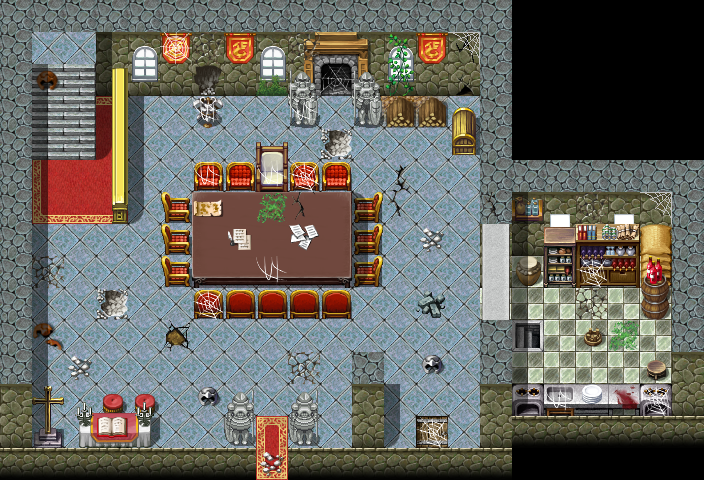

This game map was drawn from its Tiled (.tmx) file and the tilesets committed beside it. A one-line description and the trimmed map source follow:
An orthogonal 22x15 tile map with 32x32 px tiles, 3 tile layers (Ground, Objects, Above), 1 hidden layer not drawn, 26 tilesets and 17 objects (8x spawn, 5x script, 4x mapchange).

<map version="1.0" orientation="orthogonal" width="22" height="15" tilewidth="32" tileheight="32">
    <tileset firstgid="1" name="map_22" tilewidth="32" tileheight="32">
        <image source="../drawable/map_22.png" width="256" height="256" />
    </tileset>
    <tileset firstgid="65" name="map_5" tilewidth="32" tileheight="32">
        <image source="../drawable/map_5.png" width="256" height="256" />
    </tileset>
    <tileset firstgid="129" name="map_12" tilewidth="32" tileheight="32">
        <image source="../drawable/map_12.png" width="256" height="256" />
    </tileset>
    <tileset firstgid="193" name="map_43" tilewidth="32" tileheight="32">
        <image source="../drawable/map_43.png" width="256" height="256" />
    </tileset>
    <tileset firstgid="257" name="map_23" tilewidth="32" tileheight="32">
        <image source="../drawable/map_23.png" width="256" height="256" />
    </tileset>
    <tileset firstgid="321" name="map_14" tilewidth="32" tileheight="32">
        <image source="../drawable/map_14.png" width="256" height="256" />
    </tileset>
    <tileset firstgid="385" name="map_24" tilewidth="32" tileheight="32">
        <image source="../drawable/map_24.png" width="256" height="256" />
    </tileset>
    <tileset firstgid="449" name="map_9" tilewidth="32" tileheight="32">
        <image source="../drawable/map_9.png" width="256" height="256" />
    </tileset>
    <tileset firstgid="513" name="map_16" tilewidth="32" tileheight="32">
        <image source="../drawable/map_16.png" width="256" height="256" />
    </tileset>
    <tileset firstgid="577" name="map_11" tilewidth="32" tileheight="32">
        <image source="../drawable/map_11.png" width="256" height="256" />
    </tileset>
    <tileset firstgid="641" name="map_0" tilewidth="32" tileheight="32">
        <image source="../drawable/map_0.png" width="256" height="256" />
    </tileset>
    <tileset firstgid="705" name="map_17" tilewidth="32" tileheight="32">
        <image source="../drawable/map_17.png" width="256" height="256" />
    </tileset>
    <tileset firstgid="769" name="map_20" tilewidth="32" tileheight="32">
        <image source="../drawable/map_20.png" width="256" height="256" />
    </tileset>
    <tileset firstgid="833" name="map_3" tilewidth="32" tileheight="32">
        <image source="../drawable/map_3.png" width="256" height="256" />
    </tileset>
    <tileset firstgid="897" name="map_10" tilewidth="32" tileheight="32">
        <image source="../drawable/map_10.png" width="256" height="256" />
    </tileset>
    <tileset firstgid="961" name="map_2" tilewidth="32" tileheight="32">
        <image source="../drawable/map_2.png" width="256" height="256" />
    </tileset>
    <tileset firstgid="1025" name="map_15" tilewidth="32" tileheight="32">
        <image source="../drawable/map_15.png" width="256" height="256" />
    </tileset>
    <tileset firstgid="1089" name="map_25" tilewidth="32" tileheight="32">
        <image source="../drawable/map_25.png" width="256" height="256" />
    </tileset>
    <tileset firstgid="1153" name="map_6" tilewidth="32" tileheight="32">
        <image source="../drawable/map_6.png" width="256" height="256" />
    </tileset>
    <tileset firstgid="1217" name="map_1" tilewidth="32" tileheight="32">
        <image source="../drawable/map_1.png" width="256" height="256" />
    </tileset>
    <tileset firstgid="1281" name="map_41" tilewidth="32" tileheight="32">
        <image source="../drawable/map_41.png" width="256" height="256" />
    </tileset>
    <tileset firstgid="1345" name="map_8" tilewidth="32" tileheight="32">
        <image source="../drawable/map_8.png" width="256" height="256" />
    </tileset>
    <tileset firstgid="1409" name="map_40" tilewidth="32" tileheight="32">
        <image source="../drawable/map_40.png" width="256" height="256" />
    </tileset>
    <tileset firstgid="1473" name="map_27" tilewidth="32" tileheight="32">
        <image source="../drawable/map_27.png" width="256" height="256" />
    </tileset>
    <tileset firstgid="1537" name="map_7" tilewidth="32" tileheight="32">
        <image source="../drawable/map_7.png" width="256" height="256" />
    </tileset>
    <tileset firstgid="1601" name="map_18" tilewidth="32" tileheight="32">
        <image source="../drawable/map_18.png" width="256" height="256" />
    </tileset>
    <layer name="Ground" width="22" height="15">
        <data>[330 cells, 330 non-empty, 28 distinct tile ids]</data>
    </layer>
    <layer name="Objects" width="22" height="15">
        <data>[330 cells, 107 non-empty, 73 distinct tile ids]</data>
    </layer>
    <layer name="Above" width="22" height="15">
        <data>[330 cells, 64 non-empty, 23 distinct tile ids]</data>
    </layer>
    <layer name="Walkable" width="22" height="15" visible="0">
        <data>[330 cells, 185 non-empty, 1 distinct tile ids]</data>
    </layer>
    <objectgroup name="Mapevents" visible="0">
        <object name="exit" type="mapchange" x="256" y="448" width="32" height="32">
            <properties>
                <property name="map" value="waytogalmore1" />
                <property name="place" value="entrance3" />
            </properties>
        </object>
        <object name="down1" type="mapchange" x="416" y="416" width="32" height="32">
            <properties>
                <property name="map" value="stoutford_castle1" />
                <property name="place" value="up1" />
            </properties>
        </object>
        <object name="down2" type="mapchange" x="512" y="320" width="32" height="32">
            <properties>
                <property name="map" value="stoutford_castle1" />
                <property name="place" value="up2" />
            </properties>
        </object>
        <object name="up" type="mapchange" x="32" y="64" width="64" height="32">
            <properties>
                <property name="map" value="stoutford_castle2" />
                <property name="place" value="down" />
            </properties>
        </object>
        <object name="stn_gyra_m12_4" type="script" x="224" y="384" width="96" height="32" />
        <object name="stn_gyra_m12_3" type="script" x="32" y="96" width="64" height="32" />
        <object name="stn_gyra_m12_2" type="script" x="384" y="384" width="96" height="32" />
        <object name="stn_gyra_m12_1" type="script" x="480" y="288" width="96" height="32" />
        <object name="check_erwyn" type="script" x="32" y="64" width="256" height="416">
            <properties>
                <property name="when" value="always" />
            </properties>
        </object>
    </objectgroup>
    <objectgroup name="Spawn" visible="0">
        <object name="erwyn_knight" type="spawn" x="32" y="96" width="448" height="352">
            <properties>
                <property name="quantity" value="3" />
                <property name="spawngroup" value="erwyn_knight" />
            </properties>
        </object>
        <object name="erwyn" type="spawn" x="64" y="224" width="128" height="128">
            <properties>
                <property name="spawngroup" value="erwyn" />
            </properties>
        </object>
        <object name="erwyn2" type="spawn" x="64" y="224" width="128" height="128">
            <properties>
                <property name="active" value="false" />
                <property name="spawngroup" value="erwyn2" />
            </properties>
        </object>
        <object name="erwyn_cook" type="spawn" x="512" y="288" width="160" height="96">
            <properties>
                <property name="spawngroup" value="erwyn_cook" />
            </properties>
        </object>
        </objectgroup>
    <objectgroup name="Keys" />
    <objectgroup name="Replace" />
</map>
<!-- 4 of 17 objects omitted -->
